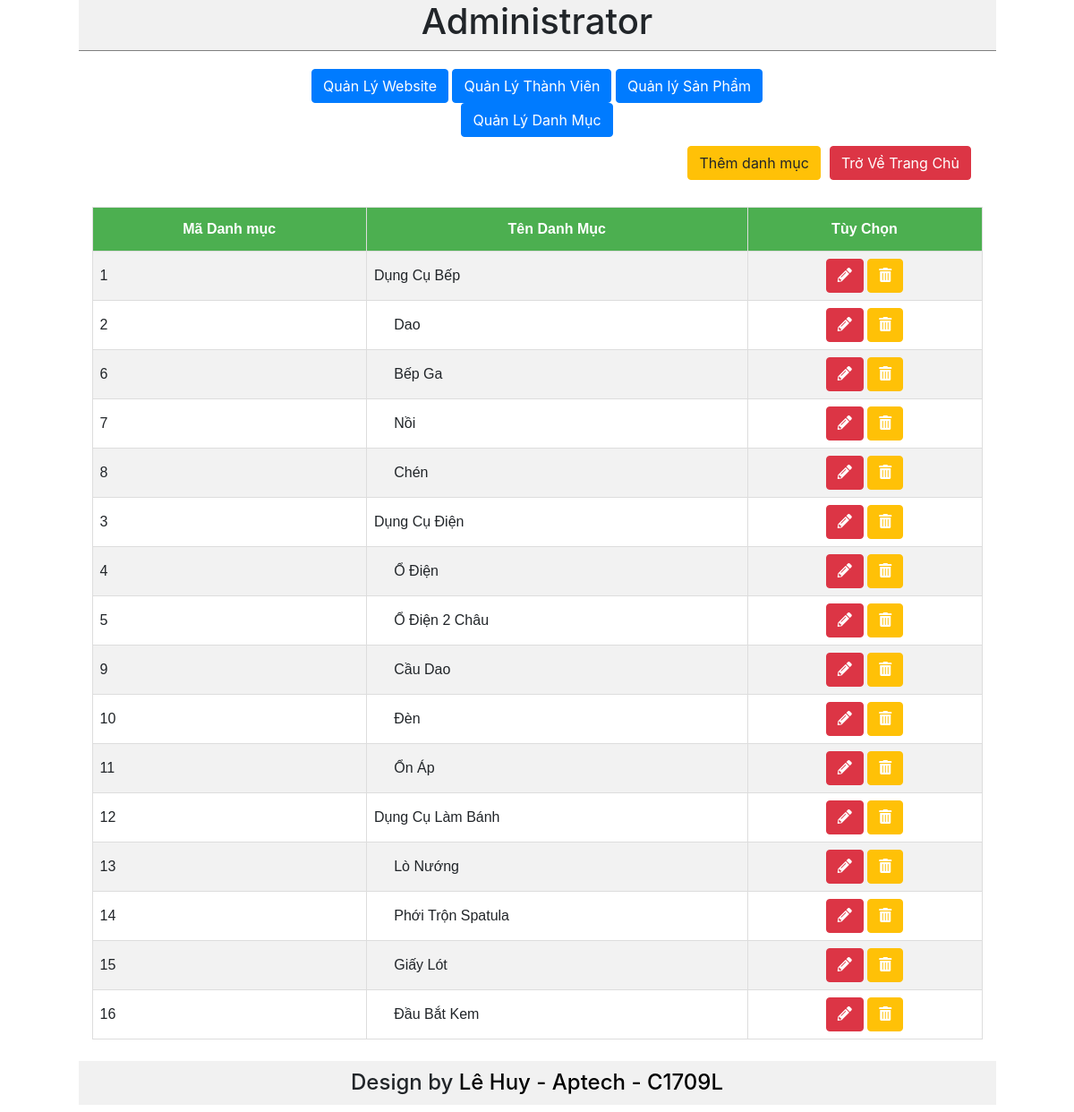
/AdminManager.php?c=3 (signed in), run on the app's committed database.
### tables this page shows
CREATE TABLE `grouppro` (
  `maloai` int(11) NOT NULL,
  `loaisanpham` varchar(45) NOT NULL,
  `maloaicon` int(11) NOT NULL DEFAULT '0'
);

### modules/mCatemanager.php (the view, shortened to what this page needs)
<?php
$connection=  new \exam\connect();
$connect=$connection->getConnection();
mysqli_set_charset($connect, 'UTF8');
$results = $connect->query("SELECT * FROM grouppro WHERE maloaicon = 0 ORDER BY maloai ASC");
if ($results->num_rows > 0) {
    echo'<table id="customers" style="margin-top: 20px">
    <tr>
        <th>Mã Danh mục</th>
        <th>Tên Danh Mục</th>
        <th>Tùy Chọn</th>
    </tr>
';
    while ( $obj = $results->fetch_object() ) {
        echo'
            <tr>
                <td>' .$obj->maloai.'</td>
                <td>' .$obj->loaisanpham.'</td>
                <td align="center"><a href="AdminManager.php?c=10&cate='.$obj->maloai.'" class="btn btn-danger"><i class="fa fa-pencil-alt" style="color:white;"></i></a>&nbsp;<a href="AdminManager.php?c=11&cate='.$obj->maloai.'" class="btn btn-warning"><i class="fa fa-trash-alt" style="color:white;"></i></a></td>
            </tr>';
        getSubmenu($obj->maloai);
    }
}
function getSubmenu($maloaicon)
    {
    global $connect;
    $submenu = $connect->query("SELECT * FROM grouppro WHERE maloaicon = ".$maloaicon);
    if ($submenu->num_rows > 0) {
        while ( $obj = $submenu->fetch_object() ) {
            echo'<tr>';
            echo '<td>'.$obj->maloai.'</td>';
            echo '<td>&nbsp;&nbsp;&nbsp;&nbsp;&nbsp;'.$obj->loaisanpham.'</td>';
            echo '<td align="center"><a href="AdminManager.php?c=10&cate='.$obj->maloai.'" class="btn btn-danger"><i class="fa fa-pencil-alt" style="color:white;"></i></a>&nbsp;<a href="AdminManager.php?c=11&cate='.$obj->maloai.'" class="btn btn-warning"><i class="fa fa-trash-alt" style="color:white;"></i></a></td>';
            echo '</tr>';
            getSubmenu($obj->maloai);
        }
    }
}
echo'</table>';?>

### css/admin.css (style rules this page uses)
#customers { font-family: "Trebuchet MS", Arial, Helvetica, sans-serif; border-collapse: collapse; width: 100%; }
#customers td, #customers th { border: 1px solid #ddd; padding: 8px; }
#customers tr:nth-child(even) { background-color: #f2f2f2; }
#customers th { padding-top: 12px; padding-bottom: 12px; text-align: center; background-color: #4CAF50; color: white; }

### data on the page
grouppro: maloai "1", loaisanpham "Dụng Cụ Bếp"
grouppro: maloai "2", loaisanpham "Dao"
grouppro: maloai "6", loaisanpham "Bếp Ga"
grouppro: maloai "7", loaisanpham "Nồi"
grouppro: maloai "8", loaisanpham "Chén"
grouppro: maloai "3", loaisanpham "Dụng Cụ Điện"
grouppro: maloai "4", loaisanpham "Ổ Điện"
grouppro: maloai "5", loaisanpham "Ổ Điện 2 Châu"
grouppro: maloai "9", loaisanpham "Cầu Dao"
grouppro: maloai "10", loaisanpham "Đèn"
grouppro: maloai "11", loaisanpham "Ổn Áp"
grouppro: maloai "12", loaisanpham "Dụng Cụ Làm Bánh"
grouppro: maloai "13", loaisanpham "Lò Nướng"
grouppro: maloai "14", loaisanpham "Phới Trộn Spatula"
grouppro: maloai "15", loaisanpham "Giấy Lót"
grouppro: maloai "16", loaisanpham "Đầu Bắt Kem"
